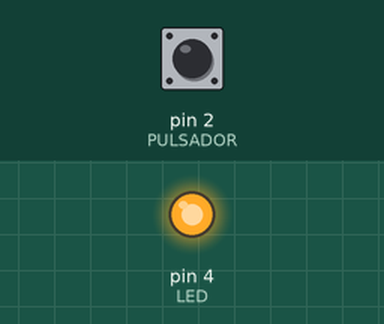
Recording of a sketch running on a simulated Arduino Uno, built with avr-gcc and run on an emulated ATmega328P. On the bench: output pins drawn as LEDs (lit = HIGH). The test bench sets the inputs (shaded band); at power-on: pin 2 (PULSADOR) HIGH.

Above: at 1.2 s.
1.3 s: pin 2 (PULSADOR) pulled LOW for 0.15 s
At 2.4 s:
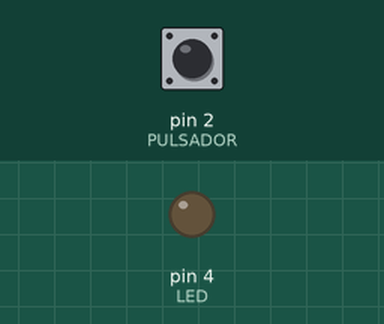
2.9 s: pin 2 (PULSADOR) pulled LOW for 1 s
At 4.9 s:
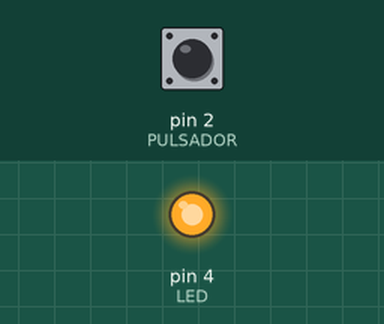
5.4 s: pin 2 (PULSADOR) pulled LOW for 3.2 s
At 9.7 s:
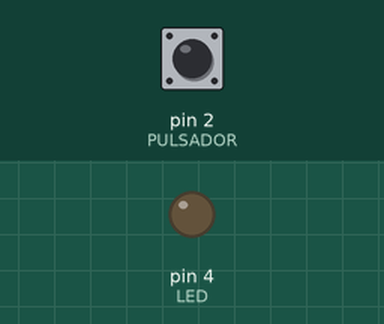
Timing chart, 0 to 11.2 s (numbered marks = the images above; inputs shaded):
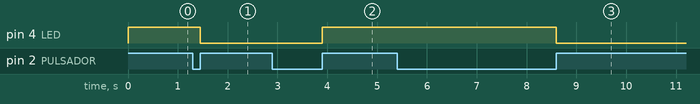

Measured:
- after the input at 1.3 s, pin 4 (LED): HIGH → LOW after 0.15 s
- after the input at 2.9 s, pin 4 (LED): LOW → HIGH after 1.0 s
- after the input at 5.4 s, pin 4 (LED): HIGH → LOW after 3.2 s

The sketch:

digital_component.ino
```cpp
int PULSADOR = 2;
int LED = 4;
int i = 0;
int estado = LOW;

void setup(){

	pinMode(PULSADOR, INPUT); // Pulsador entrada in
  	pinMode(LED, OUTPUT);	  // Led salida

  	digitalWrite(LED, LOW);   //APAGAR EL LED
}

void loop(){
	while(digitalRead(PULSADOR)==LOW);
  	estado = digitalRead(LED);
	digitalWrite(LED, !estado);
  	while(digitalRead(PULSADOR)==HIGH);

}
```
